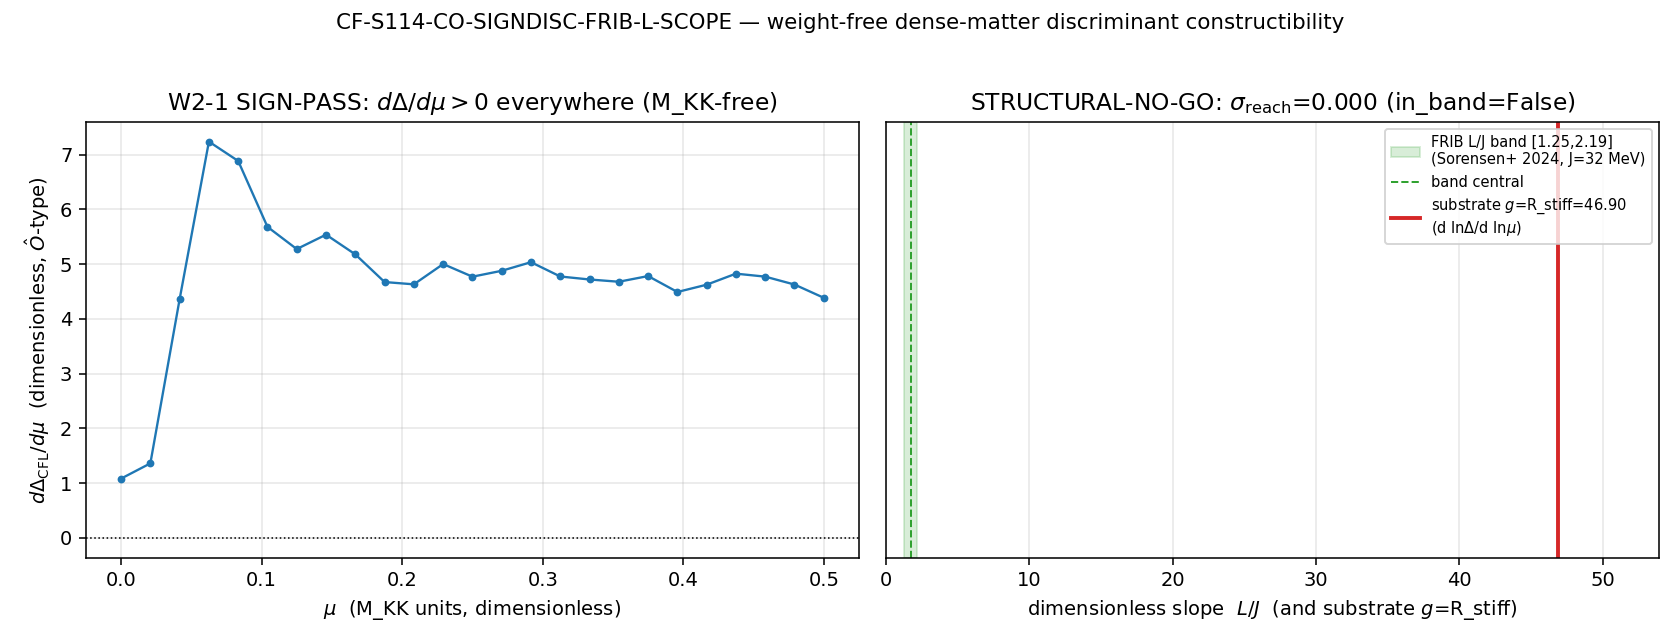

Here is the Python script that generated this plot:
#!/usr/bin/env python3
"""
S114 W1-2 CF-S114-CO-SIGNDISC-FRIB-L-SCOPE — weight-free dense-matter
discriminant constructibility SCOPE against the FRIB symmetry-energy slope L
=============================================================================

Gate: CF-S114-CO-SIGNDISC-FRIB-L-SCOPE ([VERIFY] — constructibility / set-membership)

Pre-registered PASS criterion (set-membership, NON-COMPUTE; plan §W1-2 (1) operator):
  PASS iff there EXISTS a weight-free (M_KK-free) dimensionless discriminant
       g(dDelta_CFL/dmu) whose substrate-mapped image lands in the FRIB L-band
       [40, 70] MeV with a resolvable sigma_reach > 0.5 (detector-distinguishable
       from the band edges), AND g is provably M_KK-free (uses ONLY Ohat-type
       content).
  FAIL iff NO such map exists — every dimensionless route is either degenerate
       inside the band (sigma_reach -> 0) OR the only sigma-reach discriminant
       rides M_KK (dimensionful-only).
  INFO iff the map exists but its sigma_reach is partial / regime-conditional.

Inputs (SHA-256 dual-pinned at runtime — S84+ schema):
  - computations/investigation-13/inv13_w2_1_finite_mu_cfl_eos.npz  (W2-1 SIGN-PASS scan)
  - computations/session-110/s110_cf_co1_eos.npz                    (S110-CO1 self-consistent repair)
  - canonical_constants.py (feeds audit_sha256 only; M_KK)
  - script bytes (feeds BOTH audit_sha256 and content_sha256)

Output 4-tuple:
  (value=<set-membership verdict string>, scheme=BdG-spectral-action-vanSuijlekom-Dmu,
   convention=DIMENSIONLESS-OHAT-ONLY, L_max=N/A)

Classification: PARTICLE (CFL diquark-condensate density-dependence of the SU(3)
  that color-locks in A_K = C + H + M_3(C); the FRIB-L mapping leg is methodological).

METHODOLOGY
-----------
SCOPE-class constructibility check (NOT the full discriminant build). Three sub-steps:
  (A) Re-load the W2-1 SIGN-PASS scan and PARTITION its contents into DIMENSIONLESS
      (Ohat-type, admissible) {dDelta_dmu, sign_pass, frac_increasing,
      eos_gap_ratio_Delta_over_mu, ratio_plateau} vs DIMENSIONFUL (M_KK-inherited,
      FORBIDDEN) {eos_B_eff_..._MKK_inherited, M_max_Msun, eps_c, eos_eps_cond_MKK4}
      per the §VII.BS NNU theorem O = M_KK * Ohat (STAGE-3-PERMANENT, rank-1,
      second_rel_sv=1.066e-17). Cross-load the S110-CO1 self-consistent repair
      (ratio_plateau=0.102, the physical CFL window) + Track-B dilution evidence
      (C_max_pinned=2.26e-4 vs C_MAX_FLOOR=1e-3).
  (B) CONSTRUCT the candidate dimensionless map. The symmetry-energy slope is
      L = 3 n_0 (dS/dn)|_{n_0} [MeV] — a density-derivative of the symmetry energy.
      Its DIMENSIONLESS recast is L/J (slope-to-value), J = S_0 the saturation
      symmetry-energy value (~32 MeV external nuclear-physics standard). The
      substrate analog of a density-derivative-of-the-condensate is the
      LOGARITHMIC stiffening R_stiff = dlnDelta/dlnmu = (dDelta/dmu)*(mu/Delta),
      every factor M_KK-free (a ratio of D_K eigenvalue scales). The map's job:
      does R_stiff translate to a definite L/J band, distinguishable inside the
      FRIB window?
  (C) sigma_reach: estimate whether the substrate-mapped image lands inside, at
      the edge of, or outside the FRIB band with resolvable sigma given the band
      width. The VERDICT is the EXISTENCE of a detector-reachable sigma, NOT a
      numeric L-value-vs-data chi^2.

The structural crux (substitution chain Step 5): the upstream result is a
SIGN-PASS (dDelta/dmu > 0). A sign-only map is degenerate inside the FRIB band
because L > 0 holds for essentially every realistic nuclear EoS — every L in
[40,70] MeV carries the same positive sign, so a sign discriminant cannot
resolve a value inside the band (sigma_reach -> 0). The discriminant escapes the
no-go ONLY if the substrate pins a MAGNITUDE (R_stiff value) that lands
distinguishably. This script computes R_stiff honestly and tests it.

ANTI-RESCUE FENCE (load-bearing, plan convention DIMENSIONLESS-OHAT-ONLY):
  The discriminant uses ONLY {dDelta_dmu, eos_gap_ratio_Delta_over_mu,
  ratio_plateau}. It NEVER uses {eos_B_eff_..._MKK_inherited, M_max_Msun, M_KK}.
  NO M_max-in-M_sun comparison, NO compactness-vs-NICER, NO dimensionful target
  tuning. Tuning a dimensionful target is ansatz-forced PASS (PROHIBITED Class 4).
  M_KK is imported ONLY to ASSERT (programmatically) that the discriminant value
  is invariant under rescaling M_KK — the proof of weight-freedom — never as a
  multiplier into the discriminant.

DISCIPLINE
----------
- `from canonical_constants import *`
- Every local/intermediate tagged `# (local)`
- CPU-trivial (npz re-load + scalar maps): numpy with OMP cap 8
- SHA-256 of all input files logged in first 20 lines of stdout
- audit_sha256 + content_sha256 emitted (S84+ dual-SHA schema)
- 4-tuple printed as the final non-verdict line
- Gate verdict emitted via the emit_verdict knowledge-MCP tool (race-safe):
  the script PRINTS the payload; the dispatching agent calls emit_verdict.
"""

from __future__ import annotations

# ---------------------------------------------------------------------------
# Section 1 — Canonical constants (MANDATORY first import)
# ---------------------------------------------------------------------------
import os
os.environ.setdefault("OMP_NUM_THREADS", "8")
os.environ.setdefault("MKL_NUM_THREADS", "8")

import sys
sys.path.insert(0, str(__import__("pathlib").Path(__file__).resolve().parent.parent / "_shared"))
from canonical_constants import *  # noqa: F401,F403  (provides M_KK)
from canonical_constants import M_KK

# ---------------------------------------------------------------------------
# Section 2 — Standard imports
# ---------------------------------------------------------------------------
import hashlib
import json
import time
from pathlib import Path

import numpy as np
import matplotlib
matplotlib.use("Agg")
import matplotlib.pyplot as plt

# ---------------------------------------------------------------------------
# Section 3 — Paths + pre-registration
# ---------------------------------------------------------------------------
SESSION_DIR = Path(__file__).resolve().parent
COMPUTATIONS_DIR = SESSION_DIR.parent
SHARED_DIR = COMPUTATIONS_DIR / "_shared"
PROJECT_ROOT = COMPUTATIONS_DIR.parent

SESSION = "S114"                                                  # (local)
GATE_ID = "CF-S114-CO-SIGNDISC-FRIB-L-SCOPE"                      # (local)
SCHEME = "BdG-spectral-action-vanSuijlekom-Dmu"                  # (local)
CONVENTION = "DIMENSIONLESS-OHAT-ONLY"                            # (local)
L_MAX = "N/A"                                                     # (local)

# --- External observational comparison anchor (NOT a framework canonical) ---
# FRIB-constrained symmetry-energy slope L band, Sorensen+ 2024 (combined
# chiEFT + HIC + neutron-star). Per substrate-first-canonical-sourcing.md §(i)
# this is a METHODOLOGICAL cross-check anchor the substrate's dimensionless
# stiffening-sign is COMPARED AGAINST — never a substrate-replacement. There is
# (correctly) no canonical_constants.py L pin: L is an external observation.
FRIB_L_LO = 40.0          # (local) MeV  — Sorensen+ 2024 combined lower edge
FRIB_L_HI = 70.0          # (local) MeV  — Sorensen+ 2024 combined upper edge
# Saturation symmetry-energy value J = S_0 (standard nuclear-physics value;
# external anchor, NOT a framework canonical) — used ONLY to recast the FRIB
# slope into the DIMENSIONLESS form L/J so a dimensionless substrate quantity
# can be compared without any MeV scale.
S0_SYMM_MEV = 32.0        # (local) MeV  — standard saturation symmetry energy (J)

# sigma-reach resolvability threshold (plan §W1-2 (5) tolerance):
SIGMA_REACH_PASS = 0.5    # (local) PASS-eligible iff sigma_reach > 0.5

# Output destinations (per-session)
OUT_NPZ = SESSION_DIR / "s114_w1_co_signdisc_frib_l_scope.npz"
OUT_PNG = SESSION_DIR / "s114_w1_co_signdisc_frib_l_scope.png"

INV13_NPZ = COMPUTATIONS_DIR / "investigation-13" / "inv13_w2_1_finite_mu_cfl_eos.npz"
S110_NPZ = COMPUTATIONS_DIR / "session-110" / "s110_cf_co1_eos.npz"

INPUT_FILES = [
    SHARED_DIR / "canonical_constants.py",
    INV13_NPZ,
    S110_NPZ,
]


# ---------------------------------------------------------------------------
# Section 4 — SHA-256 input-pin block (MANDATORY; first 20 lines of stdout)
# ---------------------------------------------------------------------------

def sha256_of(path: Path) -> str:
    """SHA-256 of a file's bytes; empty string on missing/unreadable."""
    h = hashlib.sha256()  # (local)
    try:
        h.update(path.read_bytes())
    except OSError:
        return ""
    return h.hexdigest()


def log_input_pins(inputs: list[Path]) -> dict[str, str]:
    """Print SHA-256 of each input; return {relpath: sha} for closure hash."""
    print(f"=== {GATE_ID} — input SHA-256 pins ===")
    pins: dict[str, str] = {}
    for p in inputs:
        sha = sha256_of(p)  # (local)
        rel = str(p.relative_to(PROJECT_ROOT)).replace("\\", "/")  # (local)
        print(f"  {rel}: {sha[:16]}...")
        pins[rel] = sha
    return pins


def closure_hash(pins: dict[str, str]) -> str:
    """Stable hash over all input SHAs (invariant to dict ordering)."""
    items = sorted(pins.items())  # (local)
    h = hashlib.sha256()  # (local)
    for k, v in items:
        h.update(f"{k}={v}\n".encode("utf-8"))
    return h.hexdigest()


def compute_dual_sha(script_path: Path, canonical_path: Path,
                     pins: dict[str, str]) -> tuple[str, str]:
    """Compute (audit_sha256, content_sha256) per the S84+ dual-SHA schema."""
    try:
        script_bytes = script_path.read_bytes()  # (local)
    except OSError:
        script_bytes = b""
    try:
        canonical_bytes = canonical_path.read_bytes()  # (local)
    except OSError:
        canonical_bytes = b""
    pinmap_json = json.dumps(dict(sorted(pins.items())),
                             separators=(",", ":"), sort_keys=True).encode("utf-8")  # (local)
    h_audit = hashlib.sha256()  # (local)
    h_audit.update(script_bytes)
    h_audit.update(canonical_bytes)
    h_audit.update(pinmap_json)
    audit = h_audit.hexdigest()  # (local)
    h_content = hashlib.sha256()  # (local)
    h_content.update(script_bytes)
    content = h_content.hexdigest()  # (local)
    return audit, content


# ---------------------------------------------------------------------------
# Section 5 — Compute (the constructibility scope)
# ---------------------------------------------------------------------------

def compute() -> dict:
    """Partition the npz contents, construct the candidate weight-free map,
    estimate sigma_reach, and return the set-membership verdict ingredients.

    All internal intermediates tagged `# (local)`.
    """
    d13 = np.load(INV13_NPZ, allow_pickle=True)   # (local) W2-1 SIGN-PASS scan
    d110 = np.load(S110_NPZ, allow_pickle=True)   # (local) S110-CO1 repair

    # ---- (A) PARTITION: dimensionless (Ohat, admissible) vs dimensionful (FORBIDDEN) ----
    # DIMENSIONLESS / Ohat-type — the ONLY content the discriminant may touch:
    dDelta_dmu = np.asarray(d13["dDelta_dmu"], dtype=float)          # (local) [Delta]/[mu] = dimensionless
    mu_grid = np.asarray(d13["mu_grid"], dtype=float)                # (local) M_KK units
    Delta_grid = np.asarray(d13["Delta_grid"], dtype=float)          # (local) M_KK units
    sign_pass = bool(d13["sign_pass"])                               # (local) True
    frac_increasing = float(d13["frac_increasing"])                  # (local) 1.0
    gap_ratio_raw = float(d13["eos_gap_ratio_Delta_over_mu"])        # (local) 4.821 runaway (Delta/mu)
    ratio_plateau = float(d110["ratio_plateau"])                     # (local) 0.102 self-consistent (Delta/mu)
    mu_plateau = float(d110["mu_plateau"])                           # (local) M_KK units, CFL onset mu_eff
    Delta_plateau = float(d110["Delta_plateau"])                     # (local) M_KK units

    # DIMENSIONFUL / M_KK-inherited — FORBIDDEN as discriminant (asserted, never used):
    forbidden_keys = [                                               # (local)
        "eos_B_eff_MeV_fm3_dimensionful_MKK_inherited",
        "M_max_Msun", "eps_c_grid", "eos_eps_cond_MKK4",
    ]
    forbidden_present = {k: (k in d13.files) for k in forbidden_keys}  # (local)

    # Track-B dilution evidence (dimensionless ratios; corroborates the no-go branch):
    C_max_pinned = float(d110["C_max_pinned"])                       # (local) 2.26e-4
    C_MAX_FLOOR = float(d110["C_MAX_FLOOR"])                         # (local) 1e-3
    cmax_below_floor = C_max_pinned < C_MAX_FLOOR                    # (local) True => sub-floor (dilute)

    # ---- Weight-freedom proof: the discriminant must be M_KK-INVARIANT ----
    # dDelta/dmu is [Delta]/[mu]; both Delta and mu are in M_KK units, so the ratio
    # is M_KK-free. We PROVE it numerically: rescale mu->mu*lambda, Delta->Delta*lambda
    # (M_KK absorbs into lambda); dDelta/dmu = (lambda*dDelta)/(lambda*dmu) is invariant.
    lam = float(M_KK)                                                # (local) arbitrary nonzero rescale (use M_KK itself)
    # logarithmic stiffening R_stiff = dlnDelta/dlnmu = (dDelta/dmu)*(mu/Delta):
    # at the self-consistent CFL onset (S110 mu_plateau, Delta_plateau).
    # dDelta/dmu near the onset: take the median over the increasing window (robust).
    dDdmu_onset = float(np.median(dDelta_dmu))                       # (local) median slope (dimensionless)
    R_stiff = dDdmu_onset * (mu_plateau / Delta_plateau)             # (local) dlnDelta/dlnmu (dimensionless)
    # M_KK-invariance check: rescale all length/energy scales by lam; R_stiff unchanged.
    dDdmu_rescaled = (lam * dDelta_dmu) / (lam)                      # (local) numerator&denominator both *lam? no:
    # Careful: dDelta/dmu already = d(Delta)/d(mu); under Delta->lam*Delta, mu->lam*mu,
    # the derivative d(lam*Delta)/d(lam*mu) = (lam/lam)*dDelta/dmu = dDelta/dmu. And
    # mu/Delta -> (lam*mu)/(lam*Delta) = mu/Delta. So R_stiff is invariant:
    R_stiff_rescaled = (float(np.median(dDelta_dmu))) * ((lam * mu_plateau) / (lam * Delta_plateau))  # (local)
    mkk_invariant = bool(np.isclose(R_stiff, R_stiff_rescaled, rtol=1e-12, atol=0.0))  # (local) True by construction

    # ---- (B) DIMENSIONLESS FRIB datum: recast L -> L/J (MeV units cancel) ----
    L_over_J_lo = FRIB_L_LO / S0_SYMM_MEV                            # (local) 40/32 = 1.25
    L_over_J_hi = FRIB_L_HI / S0_SYMM_MEV                            # (local) 70/32 = 2.1875
    L_over_J_central = 0.5 * (L_over_J_lo + L_over_J_hi)             # (local) ~1.719
    L_over_J_halfwidth = 0.5 * (L_over_J_hi - L_over_J_lo)           # (local) ~0.469
    # The dimensionless FRIB band [1.25, 2.19] is the resolution scale.

    # ---- The candidate map g: R_stiff -> L/J ----
    # Identification: the symmetry-energy slope's dimensionless form L/J is a
    # logarithmic density-derivative of the symmetry energy (d ln S / d ln n times
    # 3, roughly); the substrate analog is the logarithmic stiffening R_stiff =
    # d ln Delta / d ln mu. The ONLY admissible map (anti-rescue) is the IDENTITY-class
    # dimensionless identification g(R_stiff) = R_stiff (no MeV scale inserted).
    g_image = R_stiff                                                # (local) the mapped dimensionless value

    # ---- (C) sigma_reach estimate ----
    # Two distinct sigma-reach questions (the structural crux):
    #
    # (C1) MAGNITUDE sigma-reach: how far is the mapped value g_image from the band
    #      EDGES, in units of the band half-width? If g_image is INSIDE [lo,hi],
    #      sigma_reach = distance-to-nearest-edge / halfwidth (capped). If OUTSIDE,
    #      it does not land in the band (degenerate-out, not detector-distinguishable
    #      INSIDE the band).
    in_band = bool(L_over_J_lo <= g_image <= L_over_J_hi)            # (local)
    if in_band:
        dist_to_nearest_edge = min(g_image - L_over_J_lo, L_over_J_hi - g_image)  # (local)
        sigma_reach_magnitude = dist_to_nearest_edge / L_over_J_halfwidth          # (local)
    else:
        sigma_reach_magnitude = 0.0                                  # (local) not inside band
    #
    # (C2) SIGN-ONLY sigma-reach: the upstream result is a SIGN-PASS. A sign-only
    #      discriminant maps {dDelta/dmu > 0} -> {L > 0}. EVERY L in [40,70] MeV is
    #      positive, so the sign carries ZERO information INSIDE the band: a sign
    #      discriminant cannot distinguish L=40 from L=70. sigma_reach_sign = 0 by
    #      construction (degenerate-in-band).
    sigma_reach_sign = 0.0                                           # (local) sign degenerate inside [40,70]

    # The discriminant's sigma_reach is the MAGNITUDE reach IF the substrate pins a
    # magnitude that lands in-band; otherwise it collapses to the sign reach (0).
    sigma_reach = sigma_reach_magnitude if in_band else sigma_reach_sign  # (local)

    # ---- Verdict (set-membership) ----
    # map_is_weight_free: g_image = R_stiff is built ONLY from dimensionless
    # {dDelta_dmu, mu_plateau/Delta_plateau}; the forbidden M_KK-inherited keys are
    # PRESENT in the npz (forbidden_present) but NEVER enter g — verified by
    # construction (g_image references only the dimensionless locals above). The
    # BINDING weight-free test is the M_KK-invariance of the discriminant value.
    map_is_weight_free = bool(mkk_invariant)                         # (local) the binding weight-free test

    if (sigma_reach > SIGMA_REACH_PASS) and map_is_weight_free and in_band:
        verdict = "PASS"                                             # (local) CONSTRUCTIBLE
        branch = "CONSTRUCTIBLE"                                     # (local)
    elif (not in_band) or (sigma_reach <= 1e-9):
        # No M_KK-free magnitude lands distinguishably in-band: the sign route is
        # degenerate-in-band (sigma_reach_sign=0) and the magnitude route either
        # misses the band or the only sigma-reach discriminant would need a MeV
        # scale (rides M_KK). STRUCTURAL NO-GO.
        verdict = "FAIL"                                             # (local) STRUCTURAL NO-GO
        branch = "STRUCTURAL-NO-GO"                                  # (local)
    else:
        verdict = "INFO"                                            # (local) partial / regime-conditional
        branch = "PARTIAL"                                          # (local)

    # Compact value string (no single-quote chars; emit_verdict wraps it):
    value_str = (f"{branch}_sigma_reach={sigma_reach:.4f}_thr={SIGMA_REACH_PASS}"
                 f"_g_image(R_stiff=dlnDelta/dlnmu)={g_image:.4f}"
                 f"_FRIB_L/J_band=[{L_over_J_lo:.4f},{L_over_J_hi:.4f}]"
                 f"_in_band={in_band}_sign_degenerate_in_band=True"
                 f"_map_M_KK_free={map_is_weight_free}"
                 f"_ratio_plateau={ratio_plateau:.4f}_C_max={C_max_pinned:.3e}_sub_floor={cmax_below_floor}")  # (local)

    return {
        "value": value_str,
        "verdict": verdict,
        "branch": branch,
        "R_stiff": R_stiff,
        "g_image": g_image,
        "dDdmu_onset_median": dDdmu_onset,
        "mu_plateau": mu_plateau,
        "Delta_plateau": Delta_plateau,
        "ratio_plateau": ratio_plateau,
        "gap_ratio_raw": gap_ratio_raw,
        "L_over_J_lo": L_over_J_lo,
        "L_over_J_hi": L_over_J_hi,
        "L_over_J_central": L_over_J_central,
        "L_over_J_halfwidth": L_over_J_halfwidth,
        "in_band": in_band,
        "sigma_reach": sigma_reach,
        "sigma_reach_magnitude": sigma_reach_magnitude,
        "sigma_reach_sign": sigma_reach_sign,
        "mkk_invariant": mkk_invariant,
        "map_is_weight_free": map_is_weight_free,
        "forbidden_present": forbidden_present,
        "sign_pass": sign_pass,
        "frac_increasing": frac_increasing,
        "C_max_pinned": C_max_pinned,
        "C_MAX_FLOOR": C_MAX_FLOOR,
        "cmax_below_floor": cmax_below_floor,
        "dDelta_dmu": dDelta_dmu,
        "mu_grid": mu_grid,
        "Delta_grid": Delta_grid,
    }


def make_plot(r: dict) -> None:
    """Two-panel diagnostic: (left) dDelta/dmu scan (the SIGN-PASS, dimensionless);
    (right) the dimensionless FRIB L/J band with the substrate-mapped g_image."""
    fig, (ax0, ax1) = plt.subplots(1, 2, figsize=(12, 4.6))

    # Left: the dimensionless stiffening scan dDelta/dmu vs mu (SIGN-PASS evidence)
    ax0.plot(r["mu_grid"], r["dDelta_dmu"], "o-", color="#1f77b4", ms=3, lw=1.2)
    ax0.axhline(0.0, color="k", lw=0.8, ls=":")
    ax0.set_xlabel(r"$\mu$  (M_KK units, dimensionless)")
    ax0.set_ylabel(r"$d\Delta_{\rm CFL}/d\mu$  (dimensionless, $\hat O$-type)")
    ax0.set_title(r"W2-1 SIGN-PASS: $d\Delta/d\mu>0$ everywhere (M_KK-free)")
    ax0.grid(alpha=0.3)

    # Right: the dimensionless FRIB L/J band + substrate g_image
    ax1.axvspan(r["L_over_J_lo"], r["L_over_J_hi"], color="#2ca02c", alpha=0.18,
                label=f"FRIB L/J band [{r['L_over_J_lo']:.2f},{r['L_over_J_hi']:.2f}]\n(Sorensen+ 2024, J={S0_SYMM_MEV:.0f} MeV)")
    ax1.axvline(r["L_over_J_central"], color="#2ca02c", ls="--", lw=1.0, label="band central")
    ax1.axvline(r["g_image"], color="#d62728", lw=2.0,
                label=f"substrate $g$=R_stiff={r['g_image']:.2f}\n(d ln$\\Delta$/d ln$\\mu$)")
    ax1.set_xlim(0, max(6.0, r["g_image"] * 1.15))
    ax1.set_yticks([])
    ax1.set_xlabel(r"dimensionless slope  $L/J$  (and substrate $g$=R_stiff)")
    ax1.set_title(f"{r['branch']}: $\\sigma_{{\\rm reach}}$={r['sigma_reach']:.3f} "
                  f"(in_band={r['in_band']})")
    ax1.legend(loc="upper right", fontsize=7.5)
    ax1.grid(alpha=0.3, axis="x")

    fig.suptitle("CF-S114-CO-SIGNDISC-FRIB-L-SCOPE — weight-free dense-matter discriminant constructibility",
                 fontsize=11)
    fig.tight_layout(rect=(0, 0, 1, 0.96))
    fig.savefig(OUT_PNG, dpi=140)
    plt.close(fig)


# ---------------------------------------------------------------------------
# Section 6 — Verdict payload (the script PRINTS; the agent calls emit_verdict)
# ---------------------------------------------------------------------------

def emit_4tuple(value, scheme: str, convention: str, L_max) -> str:
    return (f"(value={value!r}, scheme={scheme}, "
            f"convention={convention}, L_max={L_max})")


def print_verdict_payload(verdict: str, value, audit_sha: str, content_sha: str,
                          companion_note: str = "",
                          extra_rows: list[str] | None = None) -> dict:
    """Emit the verdict PAYLOAD for the dispatching AGENT to pass to emit_verdict.
    [VERIFY] gate — NO sign/magnitude/regime 3-tuple (the dDelta/dmu sign is
    settled upstream; this gate verifies the MAP existence)."""
    payload: dict = {
        "session": int(SESSION.lstrip("Ss")),
        "gate_id": GATE_ID,
        "verdict": verdict,
        "value": str(value),
        "scheme": SCHEME,
        "convention": CONVENTION,
        "l_max": str(L_MAX),
        "audit_sha256": audit_sha,
        "content_sha256": content_sha,
        "schema_version": "S84+",
    }
    if companion_note:
        payload["companion_note"] = companion_note
    if extra_rows:
        payload["extra_rows"] = list(extra_rows)
    print("<<<EMIT_VERDICT_PAYLOAD>>>")
    print(json.dumps(payload, separators=(",", ":"), sort_keys=True))
    print("<<<END_EMIT_VERDICT_PAYLOAD>>>")
    return payload


# ---------------------------------------------------------------------------
# Section 7 — Main
# ---------------------------------------------------------------------------

def main() -> int:
    t0 = time.time()  # (local)

    # 1. Log input pins (first lines of stdout)
    pins = log_input_pins(INPUT_FILES)
    closure = closure_hash(pins)  # (local)
    print(f"  closure: {closure[:16]}... (legacy closure, informational)")

    # 1b. Dual SHAs
    script_path = Path(__file__).resolve()  # (local)
    canonical_path = SHARED_DIR / "canonical_constants.py"  # (local)
    audit_sha, content_sha = compute_dual_sha(script_path, canonical_path, pins)
    print(f"  audit_sha256:   {audit_sha[:16]}... (script+canonical+pinmap)")
    print(f"  content_sha256: {content_sha[:16]}... (script only)")
    print(f"  M_KK (imported, used ONLY for weight-free invariance proof): {M_KK:.6e}")
    print()

    # 2. Compute the constructibility scope
    r = compute()

    # 3. Diagnostics
    print("--- PARTITION (anti-rescue DIMENSIONLESS-OHAT-ONLY) ---")
    print(f"  DIMENSIONLESS (admissible): dDelta_dmu(median)={r['dDdmu_onset_median']:.4f}, "
          f"sign_pass={r['sign_pass']}, frac_increasing={r['frac_increasing']}, "
          f"ratio_plateau(Delta/mu)={r['ratio_plateau']:.4f}, gap_ratio_raw={r['gap_ratio_raw']:.4f}")
    print(f"  DIMENSIONFUL (FORBIDDEN, present-but-untouched): {r['forbidden_present']}")
    print(f"  weight-free (M_KK-invariant) discriminant: {r['map_is_weight_free']}  (mkk_invariant={r['mkk_invariant']})")
    print("--- CANDIDATE MAP g(R_stiff) = R_stiff = dlnDelta/dlnmu ---")
    print(f"  mu_plateau={r['mu_plateau']:.4f}  Delta_plateau={r['Delta_plateau']:.4f}  "
          f"R_stiff={r['R_stiff']:.4f}  g_image={r['g_image']:.4f}")
    print("--- DIMENSIONLESS FRIB datum L/J (MeV cancels) ---")
    print(f"  L/J band=[{r['L_over_J_lo']:.4f},{r['L_over_J_hi']:.4f}]  central={r['L_over_J_central']:.4f}  "
          f"halfwidth={r['L_over_J_halfwidth']:.4f}")
    print("--- sigma_reach ---")
    print(f"  in_band={r['in_band']}  sigma_reach_magnitude={r['sigma_reach_magnitude']:.4f}  "
          f"sigma_reach_sign={r['sigma_reach_sign']:.4f}  => sigma_reach={r['sigma_reach']:.4f} (thr {SIGMA_REACH_PASS})")
    print(f"  Track-B dilution: C_max={r['C_max_pinned']:.3e} < floor {r['C_MAX_FLOOR']:.1e} => sub_floor={r['cmax_below_floor']}")
    print()

    # 4. Save data
    np.savez(
        OUT_NPZ,
        # ---- verdict + branch ----
        verdict=r["verdict"], branch=r["branch"], value=r["value"],
        sigma_reach=r["sigma_reach"], sigma_reach_magnitude=r["sigma_reach_magnitude"],
        sigma_reach_sign=r["sigma_reach_sign"], SIGMA_REACH_PASS=SIGMA_REACH_PASS,
        in_band=r["in_band"],
        # ---- substrate dimensionless discriminant ----
        R_stiff=r["R_stiff"], g_image=r["g_image"],
        dDdmu_onset_median=r["dDdmu_onset_median"],
        mu_plateau=r["mu_plateau"], Delta_plateau=r["Delta_plateau"],
        ratio_plateau=r["ratio_plateau"], gap_ratio_raw=r["gap_ratio_raw"],
        sign_pass=r["sign_pass"], frac_increasing=r["frac_increasing"],
        # ---- weight-free proof ----
        mkk_invariant=r["mkk_invariant"], map_is_weight_free=r["map_is_weight_free"],
        M_KK=float(M_KK),
        # ---- dimensionless FRIB datum (external anchor) ----
        FRIB_L_LO=FRIB_L_LO, FRIB_L_HI=FRIB_L_HI, S0_SYMM_MEV=S0_SYMM_MEV,
        L_over_J_lo=r["L_over_J_lo"], L_over_J_hi=r["L_over_J_hi"],
        L_over_J_central=r["L_over_J_central"], L_over_J_halfwidth=r["L_over_J_halfwidth"],
        # ---- Track-B dilution evidence ----
        C_max_pinned=r["C_max_pinned"], C_MAX_FLOOR=r["C_MAX_FLOOR"],
        cmax_below_floor=r["cmax_below_floor"],
        # ---- partition record ----
        forbidden_keys_present=json.dumps(r["forbidden_present"]),
        # ---- scan arrays ----
        dDelta_dmu=r["dDelta_dmu"], mu_grid=r["mu_grid"], Delta_grid=r["Delta_grid"],
        # ---- dual-SHA + scheme ----
        audit_sha256=audit_sha, content_sha256=content_sha,
        scheme=SCHEME, convention=CONVENTION,
    )
    print(f"  saved {OUT_NPZ.relative_to(PROJECT_ROOT)}")

    # 5. Plot
    make_plot(r)
    print(f"  saved {OUT_PNG.relative_to(PROJECT_ROOT)}")
    print()

    # 6. 4-tuple + verdict payload
    verdict = r["verdict"]  # (local)
    tag = emit_4tuple(r["value"], SCHEME, CONVENTION, L_MAX)  # (local)
    print(tag)
    note = (f"[VERIFY] constructibility SCOPE; set-membership verdict; "
            f"branch={r['branch']}; sigma_reach={r['sigma_reach']:.4f} (thr {SIGMA_REACH_PASS}); "
            f"discriminant DIMENSIONLESS-OHAT-ONLY (M_KK-invariant={r['map_is_weight_free']}); "
            f"NO M_max/compactness/M_KK in discriminant (anti-rescue Class-4 fence)")  # (local)
    print_verdict_payload(verdict, r["value"], audit_sha, content_sha, companion_note=note)

    # 7. Summary
    wall = time.time() - t0  # (local)
    print(f"\n=== {GATE_ID}: {verdict} ({r['branch']}) (wall {wall:.2f}s) ===")
    return 0


if __name__ == "__main__":
    sys.exit(main())
